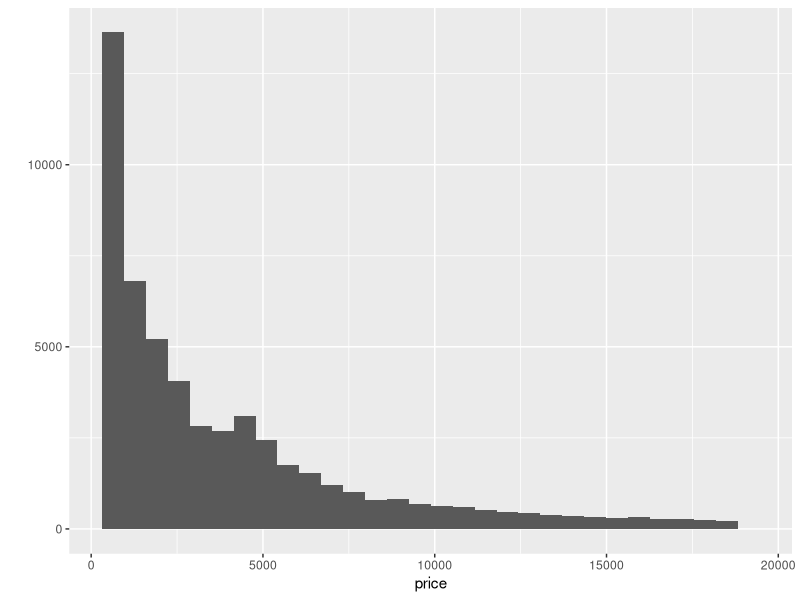
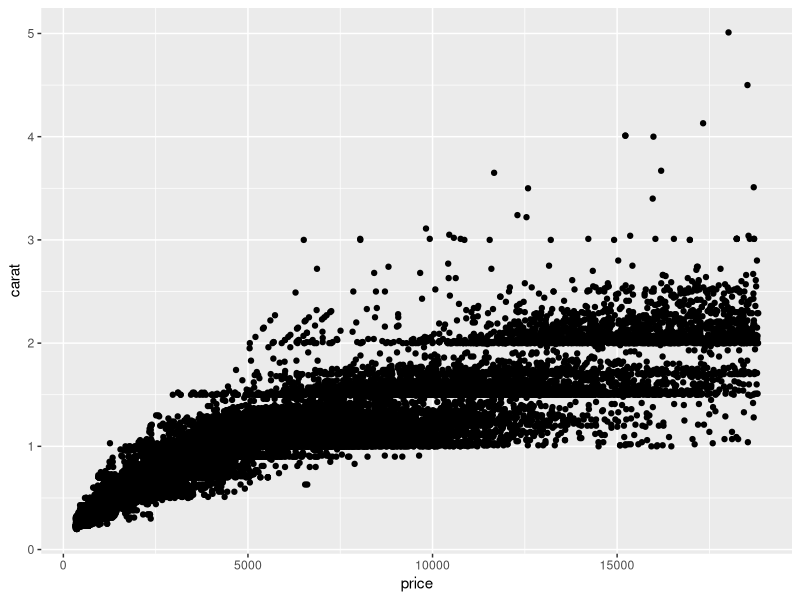
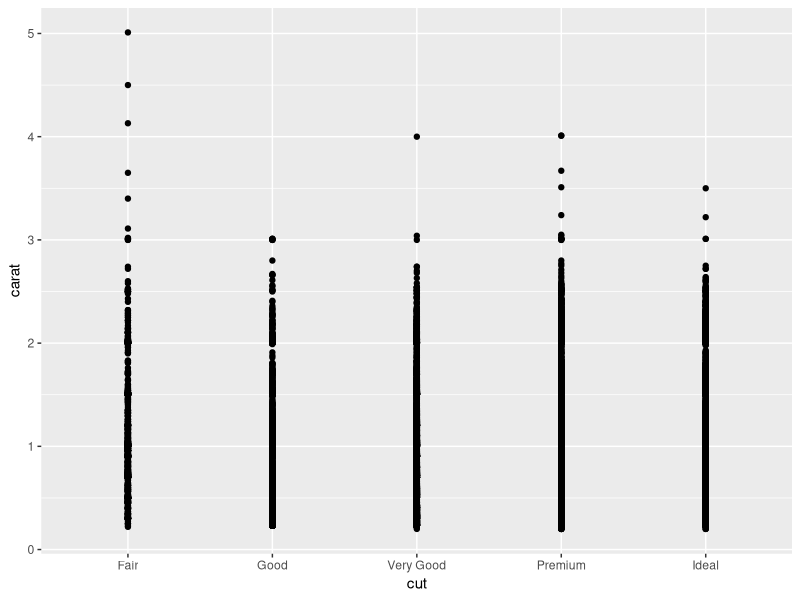
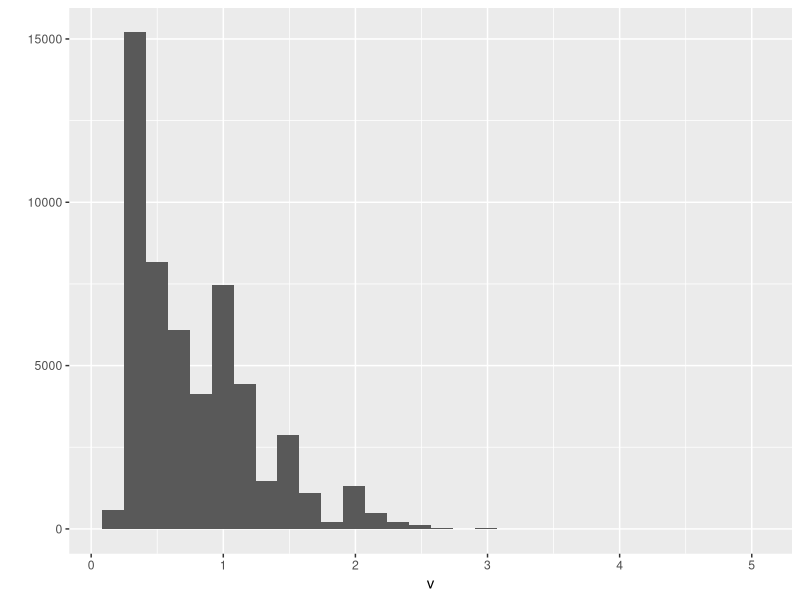
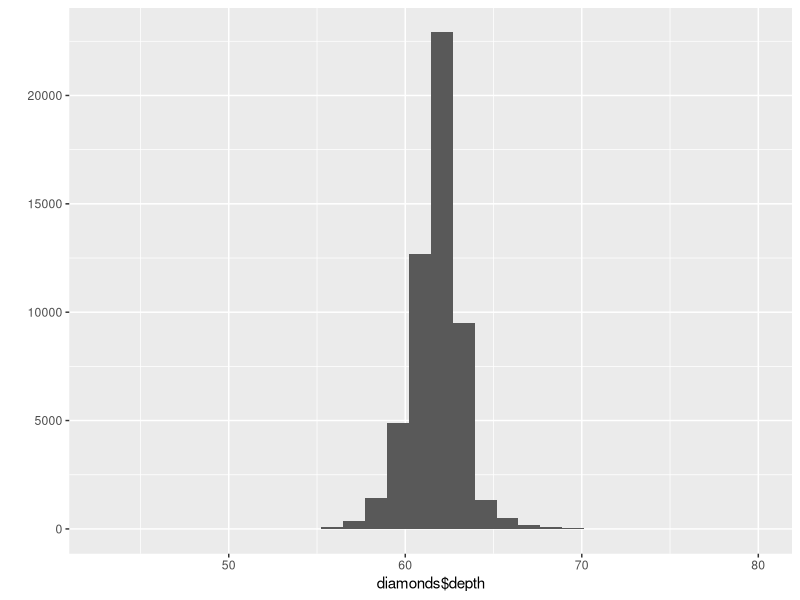
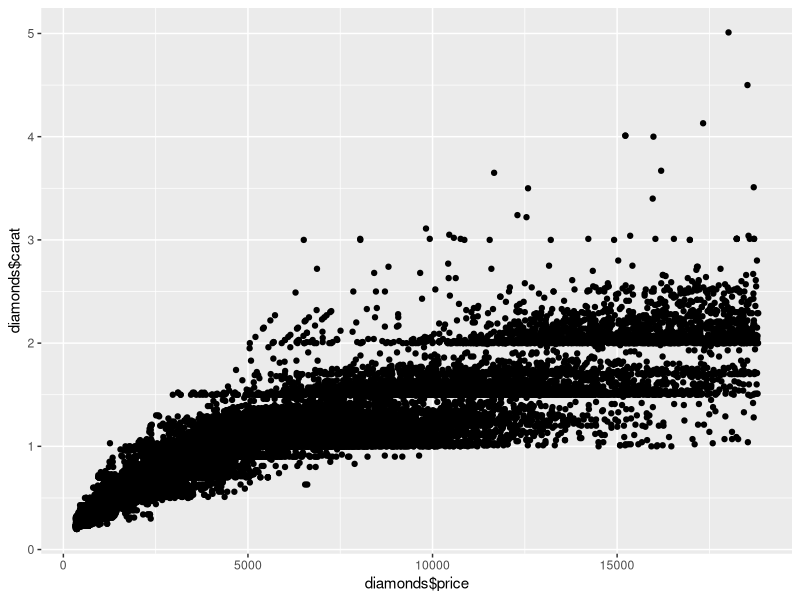
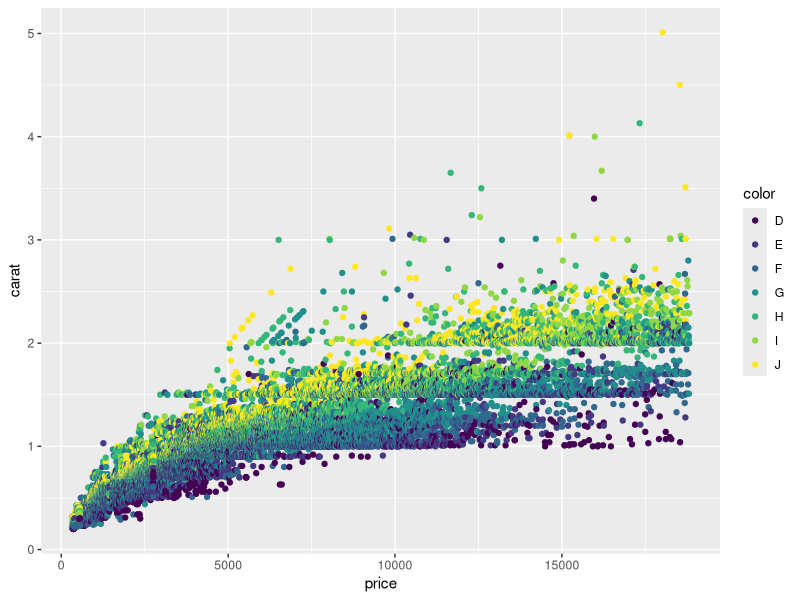
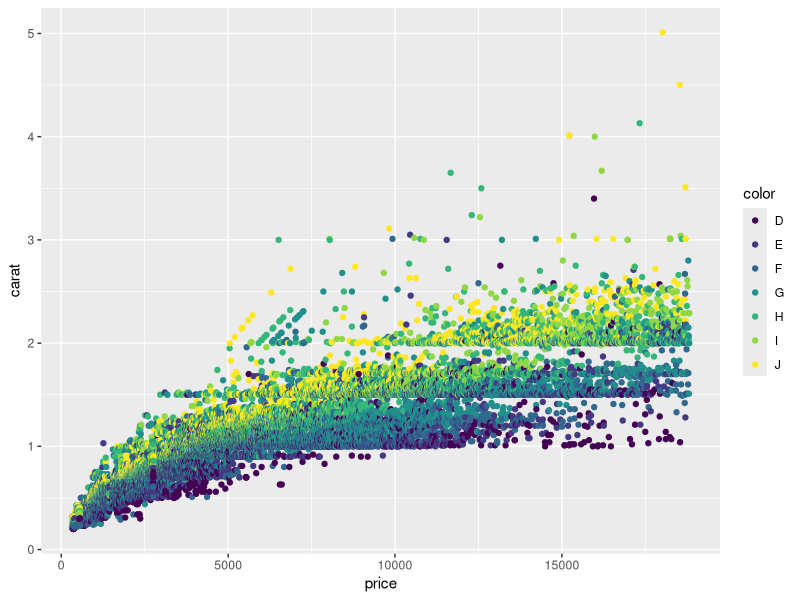

R code for these plots, in order:
## ---- chunk 1
knitr::opts_chunk$set(message = F, # отрубаем всякие не шибко нужные сообщения
                      cache = T)   # врубаем сохранение кэша, ибо данные тяжеловаты и долго пересчитываются
## ---- chunk 2
library(ggplot2)
## ---- chunk 3
data("diamonds")
## ---- chunk 4
qplot(x = price, data = diamonds)
## ---- chunk 5
qplot(x = price, y = carat, data = diamonds)
## ---- chunk 6
qplot(x = cut, y = carat, data = diamonds)
## ---- chunk 7
v <- diamonds$carat
qplot(v)
## ---- chunk 8
(depth_hist <- qplot(diamonds$depth))
## ---- chunk 9
qplot(diamonds$price, diamonds$carat)
## ---- chunk 10
my_plot <- qplot(qplot(x = price,        # переменная на ось x
                       y = carat,        # переменная на ось y
                       data = diamonds)) # из какого дата-фрейма берем переменные
str(my_plot)
## ---- chunk 11
qplot(x = price,
      y = carat,
      color = color, # добавляем цвет, через аргумент color
      data = diamonds)
## ---- chunk 12
qplot(x = price,
      y = carat,
      color = color, 
      data = diamonds,
      geom = "point") # указываем каким геометрическим объектом отрисовать наши данные
## ---- chunk 13
qplot(x = price,
      y = carat,
      color = color,
      shape = cut,     # форма точки - варианты огранки бриллиантов (cut)
      data = diamonds,
      geom = "point")
## ---- chunk 14
# пустой график
qplot(mpg,
      hp,
      data = mtcars)
## ---- chunk 15
qplot(mpg,
      hp,
      color = factor(am), # добавим цвет с помощью переменной am
      data = mtcars)
## ---- chunk 16
qplot(mpg,
      hp,
      color = factor(am),
      shape = factor(cyl), # изменяем форму точек по кол-ву цилиндров в авто
      data = mtcars)
## ---- chunk 17
qplot(mpg,
      hp,
      color = factor(am),
      shape = factor(cyl),
      size = I(3),         # изменили размер точки; см справку по ф-ии I()
      data = mtcars)
## ---- chunk 18
(price_carat_clarity_points <- qplot(data = diamonds,
                                    x = carat,
                                    y = price,
                                    color = clarity))
## ---- chunk 19
qplot(mpg,
      hp,
      color = factor(am),
      shape = factor(cyl),
      size = I(5),        # немного увеичил размер точки для наглядности
      alpha = I(0.7),     # изменяем прозрачность точки
      data = mtcars)
## ---- chunk 20
qplot(data = diamonds,
      x = price,
      geom = "histogram")
## ---- chunk 21
qplot(data = diamonds,
      x = price,
      geom = "histogram",
      fill = I("white"),  # заливка
      col = I("black"))   # рамка
## ---- chunk 22
qplot(data = diamonds,
      x = price,
      geom = "histogram",
      fill = color,       # заливка переменной
      col = I("black"))   
## ---- chunk 23
qplot(data = diamonds,
      x = price,
      geom = "density",  # сменили geom
      fill = color,
      col = I("black"))   
## ---- chunk 24
qplot(data = diamonds,
      x = price,
      geom = "density",
      fill = color,
      alpha = I(0.3),    # добавили прозрачность для наглядности 
      col = I("black"))   
## ---- chunk 25
(x_density <- qplot(data = diamonds,
                   x = x,
                   geom = "density"))
## ---- chunk 26
(x_density <- qplot(data = diamonds,
                   x = x,
                   col = cut,
                   geom = "density"))
## ---- chunk 27
(price_violin <- qplot(data = diamonds,
                       geom = "violin",
                       y = price,
                       x = color))
